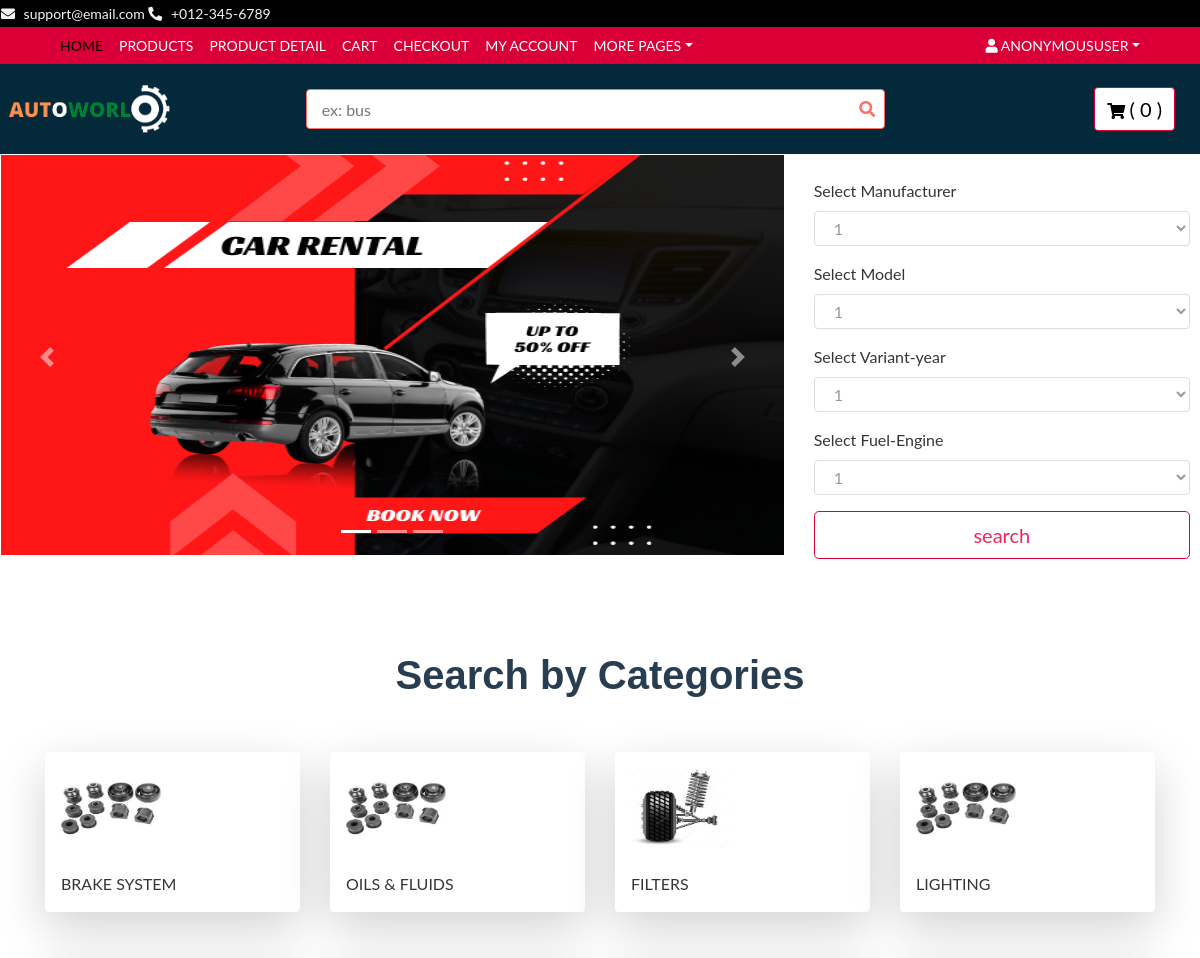
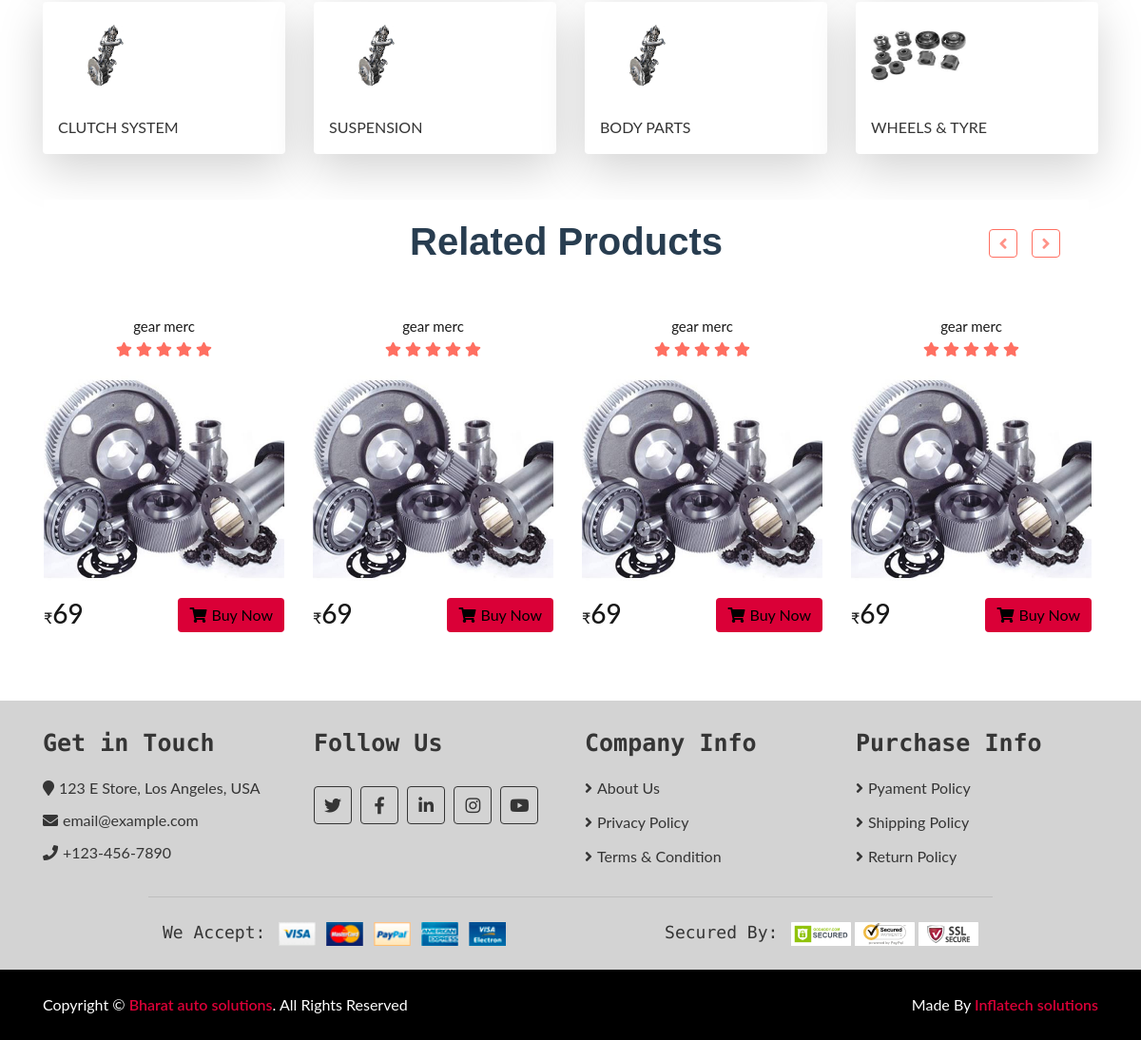
The page / on the database its author committed (2 pictures, top to bottom).
### base/models.py (models this page shows, shortened)
class Category(MPTTModel):
    name=models.CharField(max_length=245, unique=True)
    slug=models.SlugField(max_length=255, unique=True)
    image=models.ImageField(
        verbose_name='category image',
        help_text="upload a category image",
        upload_to="images/",
        null=True,
        blank=True,
    )
    parent=TreeForeignKey('self', on_delete=models.CASCADE, null=True, blank=True, related_name="children")
    is_active=models.BooleanField(default=True)
    class MPTTMeta:
        order_insertion_by=['name']

### base/views.py (the view)
# urls.py: path('',views.home, name="home"),
def home(request):
    if request.user.is_authenticated:
        customer = request.user.customer
        cartItems= nav(HttpRequest, customer)
    else:
        cartItems=0
    products = Product.objects.all()
    cateories = Category.objects.all()
    loop=range(1,8)
    return render(request, 'index.html', {'loop':loop,'products':products,'cartItems':cartItems, 'cateories':cateories })

### templates/index.html (shortened to what this page needs)
{% extends 'base.html' %}
{% load static %}
{% block content %}
<div class="container-fluid">
  <div class="row">
    <div id="carouselExampleIndicators" class="carousel slide col-md-8" data-ride="carousel">
        <ol class="carousel-indicators ">
          <li data-target="#carouselExampleIndicators" data-slide-to="0" class="active"></li>
          <li data-target="#carouselExampleIndicators" data-slide-to="1"></li>
          <li data-target="#carouselExampleIndicators" data-slide-to="2"></li>
        </ol>
        <div class="carousel-inner ">
          <div class="carousel-item active">
            <img class="d-block w-100" src="{% static 'img/slider.png' %}" alt="First slide" height="400px">
          </div>
        </div>
        <a class="carousel-control-prev" href="#carouselExampleIndicators" role="button" data-slide="prev">
          <span class="carousel-control-prev-icon" aria-hidden="true"></span>
        </a>
        <a class="carousel-control-next" href="#carouselExampleIndicators" role="button" data-slide="next">
          <span class="carousel-control-next-icon" aria-hidden="true"></span>
        </a>
      </div>
      <div class="col-md-4">
      <div class="form-group">
        <br>
        <label for="exampleFormControlSelect1">Select Manufacturer</label>
        <select class="form-control" id="exampleFormControlSelect1">
          <option>1</option>
        </select>
      </div>
      <div class="form-group">
        <label for="exampleFormControlSelect1">Select Model</label>
        <select class="form-control" id="exampleFormControlSelect1">
          <option>1</option>
        </select>
      </div>
      <div class="form-group">
        <label for="exampleFormControlSelect1">Select Variant-year</label>
        <select class="form-control" id="exampleFormControlSelect1">
          <option>1</option>
        </select>
      </div>
        <div class="form-group">
          <label for="exampleFormControlSelect1">Select Fuel-Engine</label>
          <select class="form-control" id="exampleFormControlSelect1">
            <option>1</option>
          </select>
        </div>
      <button type="submit" class="btn btn-primary btn-lg btn-block"> search</button>
      </div>
      </div>
    </div>
  <br>
  <br>
  <br>
  <div class="container">
    <div class="product">
      <div class="section-header">
          <h1>Search by Categories</h1>
      </div>
    <div class="row">
        {% for cateorie in cateories %}
        <div class="col-md-3">
          <div class="shadow-lg p-3 mb-5 bg-white rounded">
           <img src="{{cateorie.image.url}}" width="100px" height="80px">
            <br>
            <br>
             {{cateorie.name}}
          </div>
        </div>
           {% endfor %}
    </div>
    </div>
    <div class="container-fluid">
      <div class="row">
          <div class="col-md-12">
              {% include 'product_display.html' %}
          </div>
      </div>
      </div>
<br>
<br>
<br>
{% endblock content %}

### static/styles/main.css (style rules this page uses)
body { color: #353535; font-family: lato,sans-serif; font-weight: 400; background: #ffffff; }
a { color: #DA0037; }
h1 { font-family: "Gilroy",sans-serif!important; font-weight: 700; }
@media (min-width: 992px) { .container-fluid { margin-top: 0px; padding-right: 10px; padding-left: 1px; } }
.section-header { font-size: 36px; color: #283d50; text-align: center; font-weight: 500; position: relative; }
.form-control, .custom-select { width: 100%; height: 35px; padding: 0 15px; color: #999999; border: 1px solid #dddddd; margin-bottom: 15px }
.btn { color: #EC255A; background: #ffffff; border: 1px solid #DA0037; }
.product .section-header { margin-bottom: 30px; padding: 20px 30px 15px 30px; background: #ffffff; }

### rows shown on the page
Category: image (picture), name "BRAKE SYSTEM"
Category: image (picture), name "OILS & FLUIDS"
Category: image (picture), name "FILTERS"
Category: image (picture), name "LIGHTING"
Category: image (picture), name "CLUTCH SYSTEM"
Category: image (picture), name "SUSPENSION"
Category: image (picture), name "BODY PARTS"
Category: image (picture), name "WHEELS & TYRE"

### other values the page prints
{{ user }} "ANONYMOUSUSER"
{{ cartItems }} "0"
